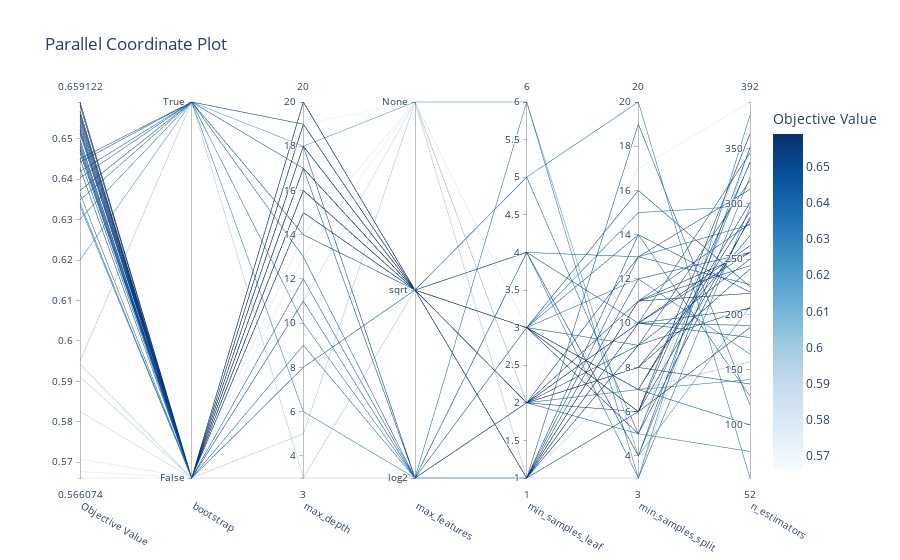

Source (notebook cell):
### Code cell
# 2. Parallel Coordinates Plot
plot_parallel_coordinate(study).show()

### Figure 1 — Plotly figure (JSON) as saved in the notebook; plotly's stock layout.template omitted (floating-point values rounded to 4 significant figures)
{"data": [{"dimensions": [{"label": "Objective Value", "range": [0.5661, 0.6591], "values": [0.5911, 0.6302, 0.6474, 0.645, 0.6372, 0.6365, 0.5942, 0.6349, 0.62, 0.6419, 0.6341, 0.6583, 0.649, 0.6474, 0.6482, 0.6521, 0.6466, 0.5825, 0.6341, 0.656, 0.5677, 0.656, 0.6521, 0.6552, 0.6568, 0.656, 0.6497, 0.6521, 0.5661, 0.6544, 0.6427, 0.6513, 0.6537, 0.6474, 0.595, 0.6497, 0.6513, 0.6443, 0.6529, 0.6404, 0.6521, 0.6568, 0.6591, 0.6591, 0.6333, 0.5708, 0.6372, 0.656, 0.6466, 0.6451]}, {"label": "bootstrap", "range": [0, 1], "ticktext": ["False", "True"], "tickvals": [0, 1], "values": [0, 1, 0, 1, 1, 0, 0, 1, 1, 1, 0, 0, 0, 0, 0, 0, 0, 0, 0, 0, 0, 0, 0, 0, 0, 0, 0, 0, 0, 0, 0, 0, 0, 0, 1, 0, 0, 1, 0, 1, 0, 0, 0, 0, 0, 0, 1, 0, 0, 0]}, {"label": "max_depth", "range": [3, 20], "values": [3, 6, 17, 19, 14, 9, 5, 10, 18, 13, 16, 20, 20, 20, 15, 20, 17, 11, 8, 18, 13, 20, 18, 18, 16, 16, 20, 15, 19, 16, 12, 19, 17, 18, 3, 19, 15, 17, 19, 14, 18, 16, 20, 20, 8, 14, 19, 17, 20, 11]}, {"label": "max_features", "range": [0, 2], "ticktext": ["log2", "sqrt", "None"], "tickvals": [0, 1, 2], "values": [0, 0, 1, 1, 1, 0, 2, 0, 2, 0, 1, 1, 1, 1, 1, 1, 1, 2, 1, 1, 2, 1, 1, 1, 1, 1, 1, 1, 2, 1, 0, 1, 1, 1, 1, 1, 1, 0, 1, 1, 0, 1, 1, 1, 1, 2, 1, 1, 1, 0]}, {"label": "min_samples_leaf", "range": [1, 6], "values": [1, 2, 1, 2, 3, 6, 2, 2, 6, 4, 5, 1, 1, 1, 3, 1, 4, 1, 3, 2, 2, 1, 2, 1, 2, 3, 1, 2, 1, 1, 4, 2, 2, 3, 2, 1, 2, 1, 2, 3, 2, 3, 3, 3, 4, 3, 5, 3, 4, 3]}, {"label": "min_samples_split", "range": [3, 20], "values": [3, 7, 19, 10, 15, 3, 5, 5, 4, 4, 20, 11, 14, 13, 16, 10, 10, 8, 12, 10, 17, 10, 8, 11, 8, 7, 12, 8, 9, 6, 13, 11, 10, 9, 7, 9, 13, 11, 6, 14, 9, 7, 6, 6, 3, 6, 5, 5, 4, 7]}, {"label": "n_estimators", "range": [52, 392], "values": [350, 141, 118, 346, 298, 297, 364, 76, 207, 324, 52, 219, 220, 227, 225, 190, 179, 268, 164, 256, 392, 262, 271, 256, 241, 301, 256, 137, 237, 188, 281, 244, 205, 321, 157, 250, 313, 282, 337, 126, 206, 293, 286, 363, 380, 371, 338, 288, 351, 100]}], "labelangle": 30, "labelside": "bottom", "line": {"color": [0.5911, 0.6302, 0.6474, 0.645, 0.6372, 0.6365, 0.5942, 0.6349, 0.62, 0.6419, 0.6341, 0.6583, 0.649, 0.6474, 0.6482, 0.6521, 0.6466, 0.5825, 0.6341, 0.656, 0.5677, 0.656, 0.6521, 0.6552, 0.6568, 0.656, 0.6497, 0.6521, 0.5661, 0.6544, 0.6427, 0.6513, 0.6537, 0.6474, 0.595, 0.6497, 0.6513, 0.6443, 0.6529, 0.6404, 0.6521, 0.6568, 0.6591, 0.6591, 0.6333, 0.5708, 0.6372, 0.656, 0.6466, 0.6451], "colorbar": {"title": {"text": "Objective Value"}}, "colorscale": [[0, "rgb(247,251,255)"], [0.125, "rgb(222,235,247)"], [0.25, "rgb(198,219,239)"], [0.375, "rgb(158,202,225)"], [0.5, "rgb(107,174,214)"], [0.625, "rgb(66,146,198)"], [0.75, "rgb(33,113,181)"], [0.875, "rgb(8,81,156)"], [1, "rgb(8,48,107)"]], "reversescale": false, "showscale": true}, "type": "parcoords"}], "layout": {"title": {"text": "Parallel Coordinate Plot"}}}
